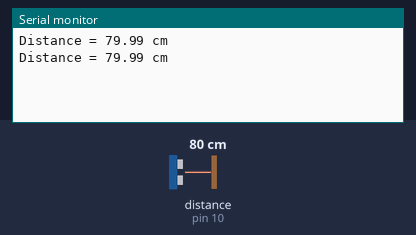
Bench run of a sketch on a simulated Arduino Uno, built with avr-gcc and run on an emulated ATmega328P. On the bench: the last lines printed to the serial monitor. Inputs (shaded band) come from the test bench; at power-on: distance to the obstacle (sensor on pin 10) 80 cm. The echo pulse lasts 58.3 µs per cm.

Above: at 1.9 s.
2.0 s: distance to the obstacle (sensor on pin 10) set to 4 cm
At 2.9 s:
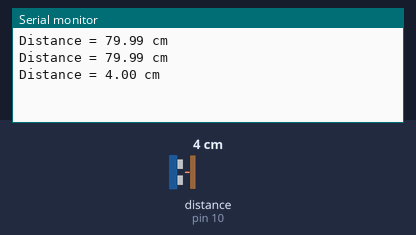
3.5 s: distance to the obstacle (sensor on pin 10) set to 2 cm
At 5.1 s:
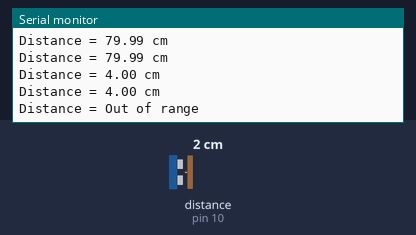

Measured:
- the behaviour switches between 3 and 2 cm on distance to the obstacle (sensor on pin 10) (found by bisection; images 1 and 2)
- after the input at 2.0 s, the serial monitor: prints a new line after 0.36 s (image 1)
- after the input at 3.5 s, the serial monitor: prints a new line after 1.1 s (image 2)

The sketch:

ultrasonic_sensor.ino
```cpp
/*
* It is possible to use HC-S04 in 3 wire system.
*
* Hardware Connection
* VCC - 5V
* TRIG - 10
* ECHO - 10
* GND - GND
* Usage of NewPing.h library imporves the accuracy of the sensors.
* By using this libary we eliminate the need to manually sending and receiving 10 micro-sec
* signal pulse. This library is not available by default and can be installed from library manager.
*/

// Include NewPing Library
#include "NewPing.h"

// Define Constants

#define TRIGGER_PIN 10 // Trigger and Echo both on pin 10
#define ECHO_PIN 10
#define MAX_DISTANCE 400

NewPing sonar(TRIGGER_PIN, ECHO_PIN, MAX_DISTANCE);

// Define Variables

float duration; // Stores HC-SR04 pulse duration value
float distance; // Stores calculated distance in cm
int iterations = 5;

void setup()
{
    Serial.begin(9600);
}

void loop()
{

    duration = sonar.ping_median(iterations);

    // Determine distance from duration
    // Use 343 metres per second as speed of sound

    distance = (duration / 2) * 0.0343;

    // Send results to Serial Monitor
    Serial.print("Distance = ");
    if (distance >= 400 || distance <= 2)
    {
        Serial.println("Out of range");
    }
    else
    {
        Serial.print(distance);
        Serial.println(" cm");
        delay(500);
    }
    delay(500);
}
```
